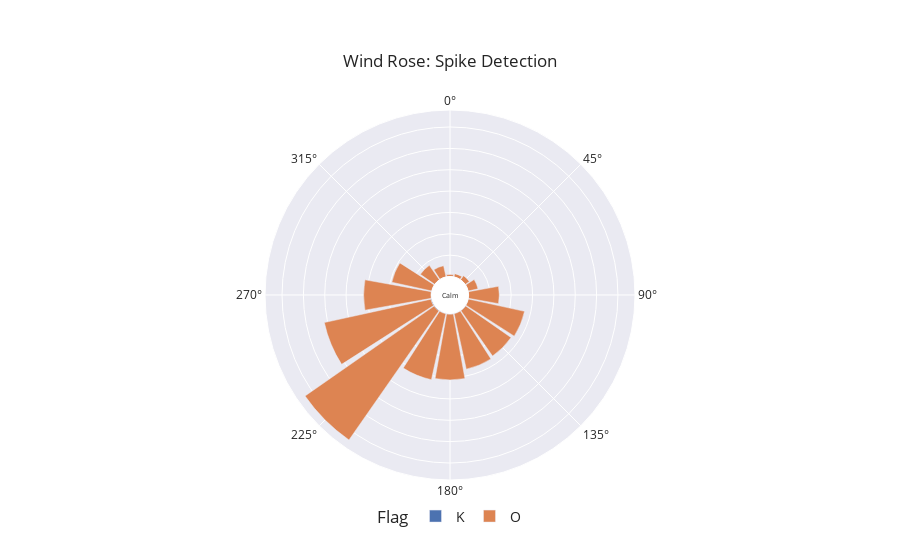

Source (notebook cell):
### Markdown cell above
![](sites/TUMR.jpg)

### Code cell
# RDIR TUM Klinikum rechts der Isar Haidhausen
df_site = extract_site_data(df=df, dates = dates, site_name="RDIR")

plot_wind_rose(df_site, column="Flag")

### Figure 1 — Plotly figure (JSON) as saved in the notebook; plotly's stock layout.template omitted (floating-point values rounded to 4 significant figures)
{"data": [{"hovertemplate": "Flag=K<br>len=%{r}<br>cardinal_direction=%{theta}<extra></extra>", "legendgroup": "K", "marker": {"color": "rgb(76,114,176)", "pattern": {"shape": ""}}, "name": "K", "r": [471, 280, 326, 15, 123, 446, 280, 332, 33, 74, 62, 161, 37, 26, 4, 302], "showlegend": true, "subplot": "polar", "theta": [247.5, 270, 202.5, 22.5, 292.5, 225, 135, 180, 337.5, 90, 315, 112.5, 67.5, 45, 0, 157.5], "type": "barpolar"}, {"hovertemplate": "Flag=O<br>len=%{r}<br>cardinal_direction=%{theta}<extra></extra>", "legendgroup": "O", "marker": {"color": "rgb(221,132,82)", "pattern": {"shape": ""}}, "name": "O", "r": [26595, 924, 8194, 26918, 14349, 4722, 5352, 30774, 25890, 73634, 19102, 31623, 2356, 1561, 51126, 31507], "showlegend": true, "subplot": "polar", "theta": [157.5, 0, 315, 112.5, 90, 67.5, 337.5, 180, 135, 225, 292.5, 202.5, 45, 22.5, 247.5, 270], "type": "barpolar"}], "layout": {"annotations": [{"font": {"size": 7}, "showarrow": false, "text": "Calm", "x": 0.5, "y": 0.5}], "barmode": "relative", "legend": {"font": {"size": 14}, "orientation": "h", "title": {"text": "Flag"}, "tracegroupgap": 0, "x": 0.5, "xanchor": "center", "y": -0.1, "yanchor": "middle"}, "margin": {"t": 110}, "polar": {"angularaxis": {"direction": "clockwise", "rotation": 90}, "domain": {"x": [0, 1], "y": [0, 1]}, "hole": 0.1, "radialaxis": {"linewidth": 0, "showticklabels": false, "ticks": ""}}, "title": {"text": "Wind Rose: Spike Detection", "xanchor": "center", "yanchor": "top"}}}
